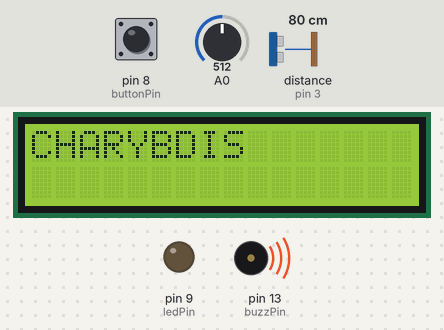
Recording of a sketch running on a simulated Arduino Uno, built with avr-gcc and run on an emulated ATmega328P. Shown: 16×2 character LCD, output pins drawn as LEDs (lit = HIGH), buzzer (waves = sounding, pin HIGH). Wiring (inferred from the names in the program): ultrasonic range finder: trigger pin 4; echo pin 3. The inputs (shaded band) are chosen by the test bench; at power-on: pin 8 (buttonPin) LOW, A0 = 512, distance to the obstacle (sensor on pin 3) 80 cm. The echo pulse lasts 58.3 µs per cm; pins used as bus, display or sensor lines are not drawn; what the sketch prints to the serial monitor is not drawn.

Above: at 1.2 s.
1.3 s: pin 8 (buttonPin) pulled HIGH for 0.15 s
At 1.35 s:
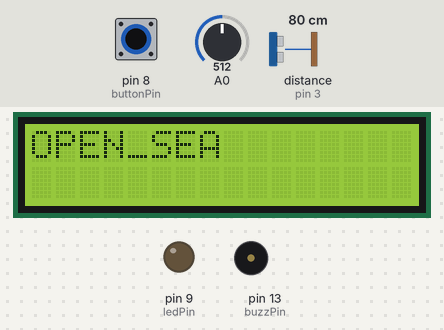
2.9 s: pin 8 (buttonPin) pulled HIGH for 3.2 s
At 6.4 s:
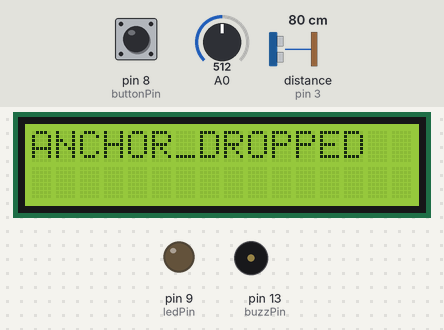
Timing chart, 0 to 7.9 s (numbered marks = the images above; inputs shaded):
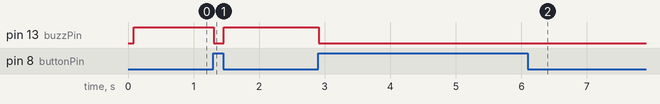

The sketch:

Aakrisht_Singh_2026B5PS0819H_Arduino_Code.ino
```cpp
#include <LiquidCrystal_I2C.h>
LiquidCrystal_I2C lcd(0x20,16,2);

const int buttonPin = 8;  //setting up all the pins

const int trigPin = 4;
const int echoPin = 3;

const int ledPin = 9;

const int buzzPin = 13;

float distance;		//setting up all the variables
long duration;
int lightvalue;
int buttonState;

unsigned long dangerTime = 0;
unsigned long ledTime;
unsigned long Timer;

enum State {	//defining a datatype that can hold 5 different values
  OPEN_SEA,
  ANCHOR_DROPPED,
  WRECKED,
  STORM,
  CHARYBDIS
};

State state = OPEN_SEA;  //defining a variable of type state and setting it to open sea

void setup() {

  Serial.begin(9600);  //serial and lcd setup
  Serial.println(state);

  lcd.init();
  lcd.clear();
  lcd.backlight();

  pinMode(trigPin, OUTPUT);  //setting up all the pins
  pinMode(echoPin, INPUT);

  pinMode(ledPin, OUTPUT);

  pinMode(buzzPin, OUTPUT);

  pinMode(buttonPin, INPUT);

  lcd.setCursor(0, 0);		//printing open sea on lcd since it's the default
  lcd.clear();
  lcd.print("OPEN SEA");


}

void loop() {

  Timer = millis() - dangerTime;		//This is only for my own reference

  Serial.println(lightvalue);

  lightvalue = analogRead(A0);

  buttonState = digitalRead(buttonPin);

  digitalWrite(trigPin, LOW); //reading the distance with the ultrasonic sensor
  delayMicroseconds(2);

  digitalWrite(trigPin, HIGH);
  delayMicroseconds(10);
  digitalWrite(trigPin, LOW);

  duration = pulseIn(echoPin, HIGH);

  distance = duration * 0.034 / 2;

  switch(state){		//the switch state function which checks which state currently the variable state is in, the executes the corressponding code that is assigned to that state
    case OPEN_SEA:
    	if (buttonState==HIGH) {	//checks for anchor
          state=ANCHOR_DROPPED;
          lcd.setCursor(0, 0);
		  lcd.clear();
    	  lcd.print("ANCHOR_DROPPED");
         	}
        else if (lightvalue<512){	//checks for light
          state=STORM;
          dangerTime = millis();
          lcd.setCursor(0, 0);
		  lcd.clear();
    	  lcd.print("STORM");
        	}
    	else if (distance<100){	//check for distance
          state=CHARYBDIS;
          digitalWrite(buzzPin,HIGH);
          dangerTime = millis();
          lcd.setCursor(0, 0);
		  lcd.clear();
    	  lcd.print("CHARYBDIS");
        	}
    	break;
    case STORM:

    	if (lightvalue>=512 && distance>=100){	//checks for open sea
          state=OPEN_SEA;
          digitalWrite(ledPin,LOW);
          lcd.setCursor(0, 0);
		  lcd.clear();
    	  lcd.print("OPEN_SEA");
          break;
        	}
    	else if (lightvalue>=512 && distance<100){ //checks for a direct transition to charybdis so that it retains the timer
          state=CHARYBDIS;
          digitalWrite(ledPin,LOW);
          digitalWrite(buzzPin,HIGH);
          lcd.setCursor(0, 0);
		  lcd.clear();
    	  lcd.print("CHARYBDIS");
          break;
        	}

    	if (buttonState==HIGH) { //checks for anchor
          state=ANCHOR_DROPPED;
          digitalWrite(ledPin,LOW);
          lcd.setCursor(0, 0);
		  lcd.clear();
    	  lcd.print("ANCHOR_DROPPED");
          break;

         	}

    	if (millis() - ledTime >= 500){ //code for blinking led
          ledTime = millis();
        	if (digitalRead(ledPin)==HIGH){
          		digitalWrite(ledPin, LOW);
          		}
        	else{
            	digitalWrite(ledPin, HIGH);
          		}
        	}
    	if (Timer >= 5000){ //checking for wrecked
          state=WRECKED;
          digitalWrite(ledPin,LOW);
          lcd.setCursor(0, 0);
		  lcd.clear();
    	  lcd.print("WRECKED");
          break;
        	}
    	break;

    case CHARYBDIS:

    	if (distance>=100 && lightvalue>=512){ //checking for open sea
          state=OPEN_SEA;
          digitalWrite(buzzPin,LOW);
          lcd.setCursor(0, 0);
		  lcd.clear();
    	  lcd.print("OPEN_SEA");
          break;
        	}
    	else if (distance>=100 && lightvalue<512){ //checking for direct transition to storm
          state=STORM;
          digitalWrite(buzzPin,LOW);
          lcd.setCursor(0, 0);
		  lcd.clear();
    	  lcd.print("STORM");
          break;
        	}

    	if (buttonState==HIGH) { //check for anchor
          state=ANCHOR_DROPPED;
          digitalWrite(buzzPin,LOW);
          lcd.setCursor(0, 0);
		  lcd.clear();
    	  lcd.print("ANCHOR_DROPPED");
          break;

         	}

    	if (Timer>= 5000){ //check for wrecked
          state=WRECKED;
          digitalWrite(buzzPin,LOW);
          lcd.setCursor(0, 0);
		  lcd.clear();
    	  lcd.print("WRECKED");
          break;
        	}
    	break;

    case WRECKED: //wrecked is permanent
    	break;

    case ANCHOR_DROPPED: //check for open sea

    	if (buttonState == HIGH) {
        	state = OPEN_SEA;
          	lcd.setCursor(0, 0);
		  	lcd.clear();
    	  	lcd.print("OPEN_SEA");
        	break;
    	}

    	break;
  	}
}
```

Measured:
- after the input at 1.3 s, pin 13 (buzzPin): HIGH → LOW at once, → HIGH 0.16 s later; the display: first changes at once (image 1 shows a later state)
- after the input at 2.9 s, pin 13 (buzzPin): HIGH → LOW after 0.01 s instead of 3.6 s; the display: changes at once (image 2)
